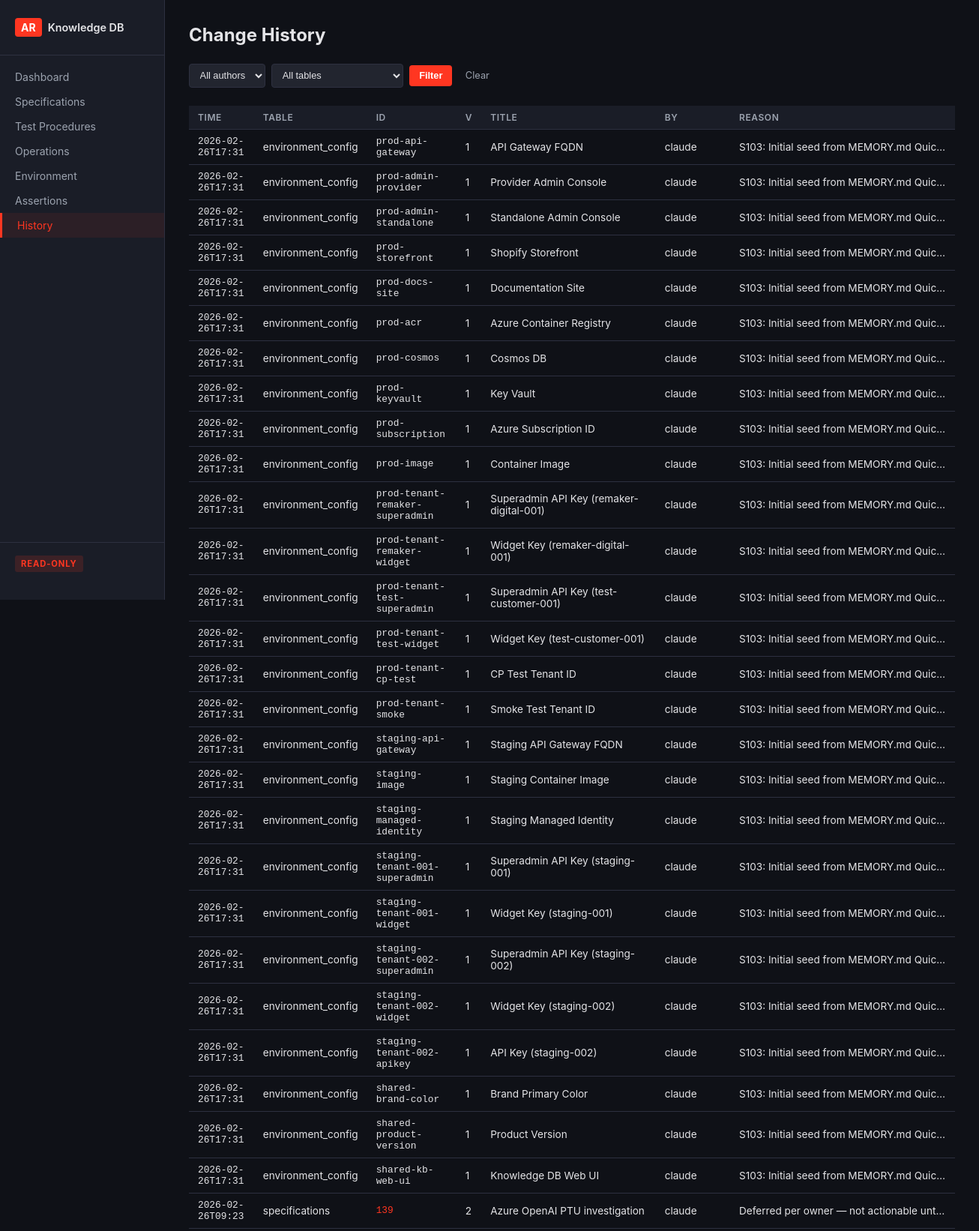
The app's page /history (upper part) with its own data.
### tables this page shows
CREATE TABLE specifications (
    rowid INTEGER PRIMARY KEY AUTOINCREMENT,
    id TEXT NOT NULL,
    version INTEGER NOT NULL,
    title TEXT NOT NULL,
    description TEXT,
    priority TEXT,
    scope TEXT,
    section TEXT,
    handle TEXT,
    tags TEXT,
    status TEXT NOT NULL,
    assertions TEXT,
    changed_by TEXT NOT NULL,
    changed_at TEXT NOT NULL,
    change_reason TEXT NOT NULL,
    UNIQUE(id, version)
);

### app.py (the view)
@app.get("/history", response_class=HTMLResponse)
async def history(
    request: Request,
    changed_by: str = Query(None),
    table: str = Query(None),
):
    changes = db.get_history(limit=100, changed_by=changed_by, table=table)
    return templates.TemplateResponse("history.html", {
        "request": request,
        "changes": changes,
        "filters": {"changed_by": changed_by, "table": table},
    })

### templates/history.html (shortened to what this page needs)
{% extends "base.html" %}
{% block content %}
<h1>Change History</h1>
<form class="filter-bar" method="get" action="/history">
    <select name="changed_by">
        <option value="">All authors</option>
    </select>
    <select name="table">
        <option value="">All tables</option>
    </select>
    <button type="submit">Filter</button>
    <a href="/history" class="btn-clear">Clear</a>
</form>
<table>
    <thead>
        <tr>
            <th>Time</th>
            <th>Table</th>
            <th>ID</th>
            <th>v</th>
            <th>Title</th>
            <th>By</th>
            <th>Reason</th>
        </tr>
    </thead>
    <tbody>
        {% for change in changes %}
        <tr>
            <td class="mono">{{ change.changed_at[:16] }}</td>
            <td>{{ change.table_name }}</td>
            <td class="mono">
                {% if change.table_name == 'specifications' %}
                <a href="/specs/{{ change.record_id }}">{{ change.record_id }}</a>
                {% elif change.table_name == 'test_procedures' %}
                <a href="/tests/{{ change.record_id }}">{{ change.record_id }}</a>
                {% elif change.table_name == 'operational_procedures' %}
                <a href="/ops/{{ change.record_id }}">{{ change.record_id }}</a>
                {% else %}{{ change.record_id }}{% endif %}
            </td>
            <td>{{ change.version }}</td>
            <td>{{ change.title }}</td>
            <td>{{ change.changed_by }}</td>
            <td class="truncate">{{ change.change_reason }}</td>
        </tr>
        {% endfor %}
    </tbody>
</table>
{% endblock %}

### static/style.css (style rules this page uses)
:root { --brand: #ff3621; --brand-dark: #cc2b1a; --bg: #0f1117; --bg-card: #1a1d27; --bg-surface: #22252f; --text: #e4e4e7; --text-muted: #9ca3af; --border: #2d3040; --pass: #22c55e; --fail: #ef4444; --verified: #22c55e; --implemented: #3b82f6; --specified: #f59e0b; --retired: #6b7280; --mono: 'Consolas', 'SF Mono', 'Monaco', monospace; }
* { box-sizing: border-box; margin: 0; padding: 0; }
body { font-family: -apple-system, BlinkMacSystemFont, 'Segoe UI', sans-serif; background: var(--bg); color: var(--text); display: flex; min-height: 100vh; }
h1 { font-size: 1.5rem; margin-bottom: 1.5rem; }
table { width: 100%; border-collapse: collapse; font-size: 0.85rem; }
th, td { padding: 0.5rem 0.75rem; text-align: left; border-bottom: 1px solid var(--border); }
th { color: var(--text-muted); font-weight: 600; font-size: 0.75rem; text-transform: uppercase; letter-spacing: 0.05em; background: var(--bg-card); position: sticky; top: 0; }
a { color: var(--brand); text-decoration: none; }
.mono { font-family: var(--mono); font-size: 0.8rem; }
.truncate { max-width: 300px; overflow: hidden; text-overflow: ellipsis; white-space: nowrap; }
.filter-bar { display: flex; gap: 0.5rem; margin-bottom: 1.5rem; flex-wrap: wrap; align-items: center; }
.filter-bar select, .filter-bar input { background: var(--bg-surface); border: 1px solid var(--border); color: var(--text); padding: 0.4rem 0.6rem; border-radius: 4px; font-size: 0.8rem; }
.filter-bar button { background: var(--brand); color: white; border: none; padding: 0.4rem 0.8rem; border-radius: 4px; cursor: pointer; font-size: 0.8rem; font-weight: 600; }
.btn-clear { font-size: 0.8rem; color: var(--text-muted); padding: 0.4rem 0.6rem; }

### records on screen
specifications: changed_at "2026-02-26T09:23", table_name "specifications", record_id "139", version "2", title "Azure OpenAI PTU investigation", changed_by "claude", change_reason "Deferred per owner — not actionable unt…"

### other values on screen
{{ change.changed_at[:16] }} "2026-02-26T17:31" "2026-02-26T17:31" "2026-02-26T17:31" "2026-02-26T17:31" "2026-02-26T17:31" "2026-02-26T17:31" "2026-02-26T17:31" "2026-02-26T17:31" "2026-02-26T17:31" "2026-02-26T17:31" "2026-02-26T17:31" "2026-02-26T17:31" "2026-02-26T17:31" "2026-02-26T17:31" "2026-02-26T17:31" "2026-02-26T17:31" "2026-02-26T17:31" "2026-02-26T17:31" "2026-02-26T17:31" "2026-02-26T17:31" "2026-02-26T17:31" "2026-02-26T17:31" "2026-02-26T17:31" "2026-02-26T17:31" "2026-02-26T17:31" "2026-02-26T17:31" "2026-02-26T17:31"
{{ change.table_name }} "environment_config" "environment_config" "environment_config" "environment_config" "environment_config" "environment_config" "environment_config" "environment_config" "environment_config" "environment_config" "environment_config" "environment_config" "environment_config" "environment_config" "environment_config" "environment_config" "environment_config" "environment_config" "environment_config" "environment_config" "environment_config" "environment_config" "environment_config" "environment_config" "environment_config" "environment_config" "environment_config"
{{ change.record_id }} "prod-api-gateway" "prod-admin-provider" "prod-admin-standalone" "prod-storefront" "prod-docs-site" "prod-acr" "prod-cosmos" "prod-keyvault" "prod-subscription" "prod-image" "prod-tenant-remaker-superadmin" "prod-tenant-remaker-widget" "prod-tenant-test-superadmin" "prod-tenant-test-widget" "prod-tenant-cp-test" "prod-tenant-smoke" "staging-api-gateway" "staging-image" "staging-managed-identity" "staging-tenant-001-superadmin" "staging-tenant-001-widget" "staging-tenant-002-superadmin" "staging-tenant-002-widget" "staging-tenant-002-apikey" "shared-brand-color" "shared-product-version" "shared-kb-web-ui"
{{ change.version }} "1" "1" "1" "1" "1" "1" "1" "1" "1" "1" "1" "1" "1" "1" "1" "1" "1" "1" "1" "1" "1" "1" "1" "1" "1" "1" "1"
{{ change.title }} "API Gateway FQDN" "Provider Admin Console" "Standalone Admin Console" "Shopify Storefront" "Documentation Site" "Azure Container Registry" "Cosmos DB" "Key Vault" "Azure Subscription ID" "Container Image" "Superadmin API Key (remaker-digital-001)" "Widget Key (remaker-digital-001)" "Superadmin API Key (test-customer-001)" "Widget Key (test-customer-001)" "CP Test Tenant ID" "Smoke Test Tenant ID" "Staging API Gateway FQDN" "Staging Container Image" "Staging Managed Identity" "Superadmin API Key (staging-001)" "Widget Key (staging-001)" "Superadmin API Key (staging-002)" "Widget Key (staging-002)" "API Key (staging-002)" "Brand Primary Color" "Product Version" "Knowledge DB Web UI"
{{ change.changed_by }} "claude" "claude" "claude" "claude" "claude" "claude" "claude" "claude" "claude" "claude" "claude" "claude" "claude" "claude" "claude" "claude" "claude" "claude" "claude" "claude" "claude" "claude" "claude" "claude" "claude" "claude" "claude"
{{ change.change_reason }} "S103: Initial seed from MEMORY.md Quic…" "S103: Initial seed from MEMORY.md Quic…" "S103: Initial seed from MEMORY.md Quic…" "S103: Initial seed from MEMORY.md Quic…" "S103: Initial seed from MEMORY.md Quic…" "S103: Initial seed from MEMORY.md Quic…" "S103: Initial seed from MEMORY.md Quic…" "S103: Initial seed from MEMORY.md Quic…" "S103: Initial seed from MEMORY.md Quic…" "S103: Initial seed from MEMORY.md Quic…" "S103: Initial seed from MEMORY.md Quic…" "S103: Initial seed from MEMORY.md Quic…" "S103: Initial seed from MEMORY.md Quic…" "S103: Initial seed from MEMORY.md Quic…" "S103: Initial seed from MEMORY.md Quic…" "S103: Initial seed from MEMORY.md Quic…" "S103: Initial seed from MEMORY.md Quic…" "S103: Initial seed from MEMORY.md Quic…" "S103: Initial seed from MEMORY.md Quic…" "S103: Initial seed from MEMORY.md Quic…" "S103: Initial seed from MEMORY.md Quic…" "S103: Initial seed from MEMORY.md Quic…" "S103: Initial seed from MEMORY.md Quic…" "S103: Initial seed from MEMORY.md Quic…" "S103: Initial seed from MEMORY.md Quic…" "S103: Initial seed from MEMORY.md Quic…" "S103: Initial seed from MEMORY.md Quic…"
